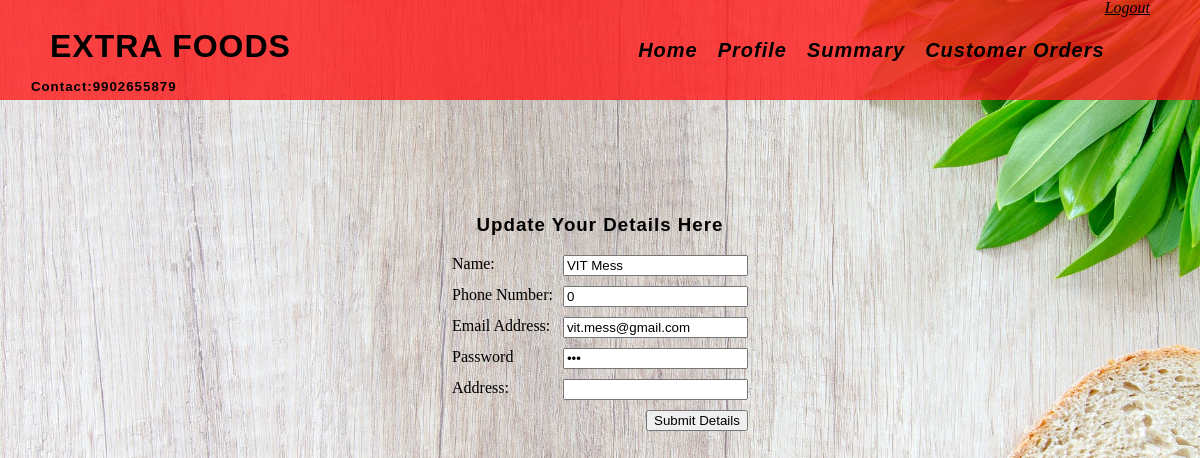
/dprofile.php (signed in), run on the app's committed database.
### tables this page shows
CREATE TABLE `restaurant` (
  `Resto_id` int(11) NOT NULL,
  `Email_Address` varchar(255) NOT NULL,
  `Password` varchar(255) NOT NULL,
  `Phone_number` bigint(15) NOT NULL,
  `Resto_name` varchar(255) DEFAULT NULL,
  `Image` text NOT NULL,
  `Address` longtext DEFAULT NULL,
  `Latitude` double NOT NULL,
  `Longitude` double NOT NULL
);

### dprofile.php (the view, shortened to what this page needs)
<!DOCTYPE html>
<html lang="en">
<head>
	<link rel="stylesheet" type="text/css" href="style/reset.css">
	<link rel="stylesheet" type="text/css" href="style/responsive.css">
</head>
<body>
<section class="">
		<?php
			include 'header2.php';
			include 'connection.php';
			$user_id = $_SESSION['cid'];
			$qy = "SELECT * FROM restaurant WHERE Resto_id='$user_id'";
			$log = $conn->query($qy);
			$num = $log->num_rows;
			$row = $log->fetch_assoc();
			if($num > 0){
			$name = $row['Resto_name'];
			$address = $row['Address'];
			$phone = $row['Phone_number'];
			$email = $row['Email_Address'];
			$password = $row['Password'];
			}
		?>
		<section class="listings">
		<div class="wrapper">
				<center><h3>Update Your Details Here</h3><center>
				<form method="post">
					<table>
						<tr>
							<td>Name:</td>
							<td><input type="text" name="name" required value="<?php echo $name;?>"></td>
						</tr>
						<tr>
							<td>Phone Number:</td>
							<td><input type="text" name="phone" required value="<?php echo $phone;?>"></td>
						</tr>
						<tr>
							<td>Email Address:</td>
							<td><input type="email" name="email" required value="<?php echo $email;?>"></td>
						</tr>
						<tr>
							<td>Password</td>
							<td><input type="password" name="password" required value="<?php echo $password;?>"></td>
						</tr>
						<tr>
							<td>Address:</td>
							<td><input type="text" name="address" required value="<?php echo $address;?>"></td>
						</tr>
						<tr>
							<td colspan="2" style="text-align:right"><input type="submit" name="save" value="Submit Details"></td>
						</tr>
					</table>
				</form>
			</div>
			</section>
</section>
</body>
</html>

### style/responsive.css (style rules this page uses)
body { background-image: url("bg4.jpg"); background-repeat: no-repeat; background-size: cover; }
.wrapper { max-width: 1100px; margin: 0 auto; position: relative; }
h1, h2, h3, h4, h5 ,h6 { color: #000000; font-family: "lato-regular", Helvetica, Arial, sans-serif; letter-spacing: 1px; }
h3 { font-size: 1.17em; margin: .83em 0 }
h1, h2, h3, h4, h5, h6 { font-weight: bolder }
.listings { padding: 100px 0; }

### dprofile.php (style rules this page uses)
table, th, td { border-collapse: collapse; margin-left: auto; margin-right: auto; }
th, td { padding: 5px; }

### data on the page
restaurant: name "VIT Mess", phone "0", email "vit.mess@gmail.com"
